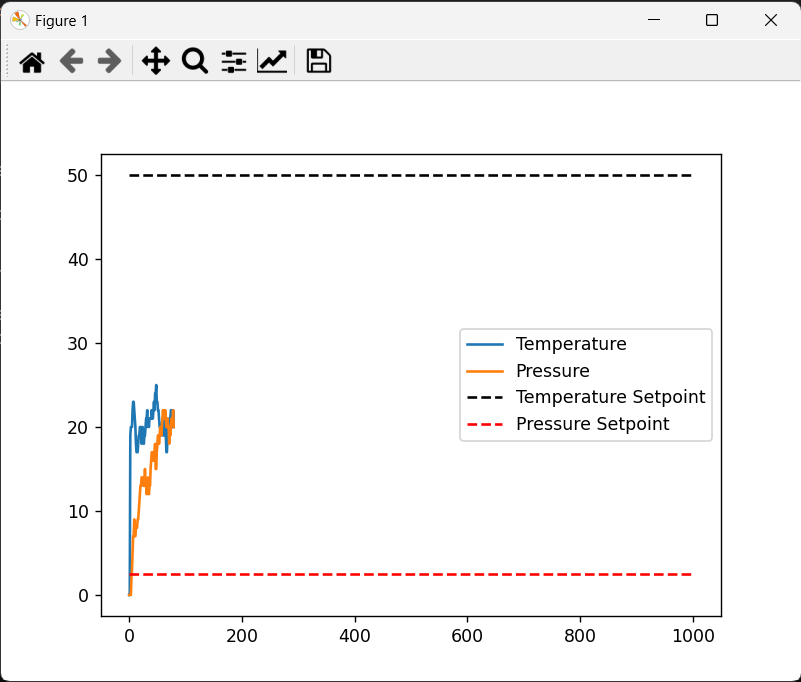

This figure's Python source:
from cffi import FFI
import matplotlib.pyplot as plt
import threading
import queue
import numpy as np
import time

ffi = FFI()

# Load the shared library
lib = ffi.dlopen('./control_system.dll')

# Define the C functions that we want to use
ffi.cdef("""
    void* ControlSystem_new();
    void ControlSystem_run(void*, int);
    int ControlSystem_get_temperature(void*);
    int ControlSystem_get_pressure(void*);
""")

# Define the ControlSystem class and its methods
class ControlSystem:
    def __init__(self):
        self.obj = lib.ControlSystem_new()

    def run(self, num_iterations):
        lib.ControlSystem_run(self.obj, num_iterations)

    def get_temperature(self):
        return lib.ControlSystem_get_temperature(self.obj)

    def get_pressure(self):
        return lib.ControlSystem_get_pressure(self.obj)

# Create a ControlSystem object
cs = ControlSystem()

# Create an event to signal the threads to stop
stop_event = threading.Event()

# Run the control system in a separate thread
num_iterations = 1000
cs_thread = threading.Thread(target=cs.run, args=(num_iterations,))
cs_thread.start()

# Define a function to get sensor readings from the control system
def get_sensor_data(cs, stop_event):
    while not stop_event.is_set():
        temperature = cs.get_temperature()
        pressure = cs.get_pressure()
        sensor_data.put((temperature, pressure))
        time.sleep(0.1)


# Create a queue to hold sensor readings
sensor_data = queue.Queue()

# Get sensor readings in a separate thread
data_thread = threading.Thread(target=get_sensor_data, args=(cs, stop_event))
data_thread.start()

# Plot sensor readings in real-time
plt.figure()
temperature_data = []
pressure_data = []
for _ in range(num_iterations):
    try:
        temperature, pressure = sensor_data.get_nowait()
        temperature_data.append(temperature)
        pressure_data.append(pressure)
        plt.clf()
        plt.plot(temperature_data, label='Temperature')
        plt.plot(pressure_data, label='Pressure')
        plt.plot([0, num_iterations], [50, 50], 'k--', label='Temperature Setpoint')
        plt.plot([0, num_iterations], [2.5, 2.5], 'r--', label='Pressure Setpoint')
        plt.legend()
        plt.pause(0.01)
    except queue.Empty:
        continue

# Signal the threads to stop
stop_event.set()

# Wait for the threads to finish
cs_thread.join()
data_thread.join()

plt.show()
